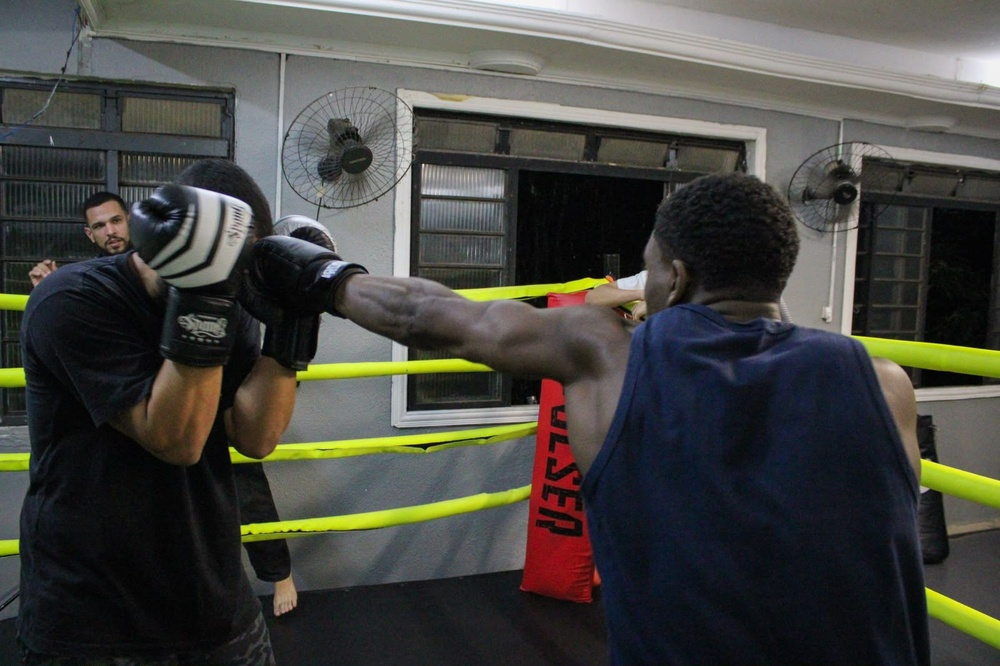
#> input picture assets/boxe1-YHIupotz.jpeg, 1000 x 666 px, shrunk from 1600 x 1066 before the run, given in place of logo.jpg, which was not available
$ python extract_punho.py
#> lines starting #> are read from the running program, lines starting #| are printed output that depends on the picture; pictures that were not available may be replaced by others from this repository, and a replacement may not be noted
import os
import math
from PIL import Image

def extract_green_fist():
    img_path = "public/logo.jpg"
    out_path = "public/punho.png"

    img = Image.open(img_path).convert("RGBA")
    width, height = img.size
#> width = 1000; height = 666
    cx, cy = width / 2, height / 2
#> cx = 500; cy = 333

    data = img.getdata()
    new_data = []

    for y in range(height):
        for x in range(width):
            r, g, b, a = img.getpixel((x, y))
            dist = math.hypot(x - cx, y - cy)

            # Abaixando drasticamente o raio para 240! O pico de pixels no raio 250/260
            # era literalmente o anel que ele mencionou.
            if g > 70 and g > r + 30 and g > b + 30 and dist < 240:
                new_data.append((r, g, b, 255))
            else:
                new_data.append((r, g, b, 0))
#> after the loop, new_data = 666000 items

    img.putdata(new_data)
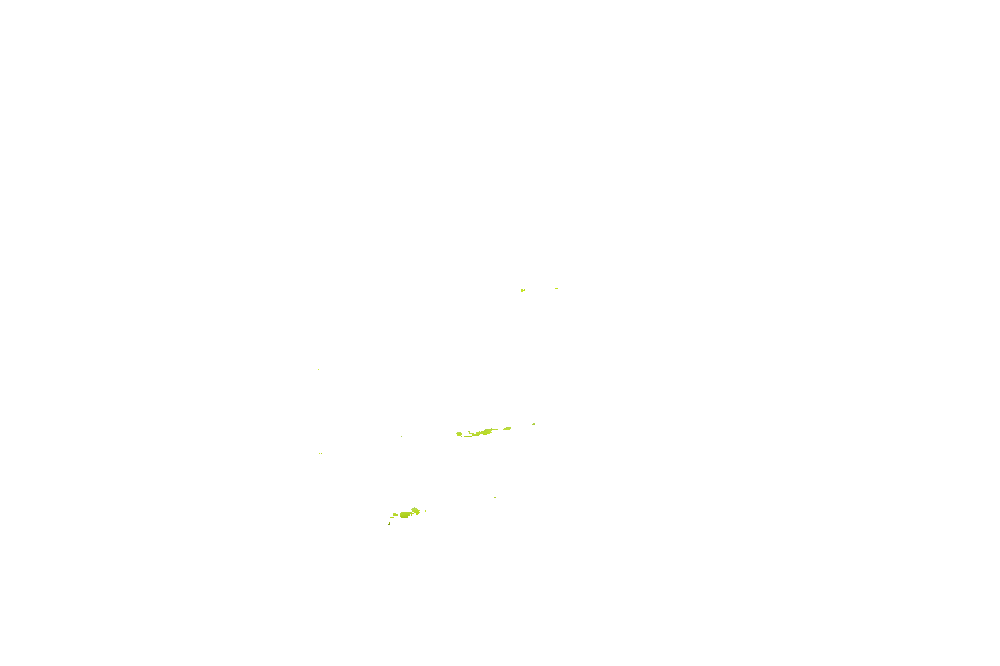
#> img: PIL image 1000x666 RGBA; mean R, G, B, A 69.7, 69.7, 64.8, 0.1; transparent parts drawn white

    bbox = img.getbbox()
#> bbox = (318, 288, 558, 525)
    if bbox:
        img = img.crop(bbox)
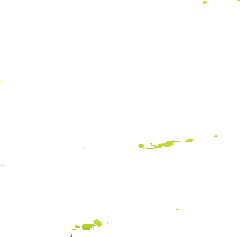
#> img: PIL image 240x237 RGBA; mean R, G, B, A 108, 106.4, 80, 1.3; transparent parts drawn white

    img.save(out_path, "PNG")
    print("Segundo anel removido com sucesso (raio restrito a 240)!")

if __name__ == "__main__":
    extract_green_fist()

$ run again, on assets/boxe2-DNOB1HDX.jpeg
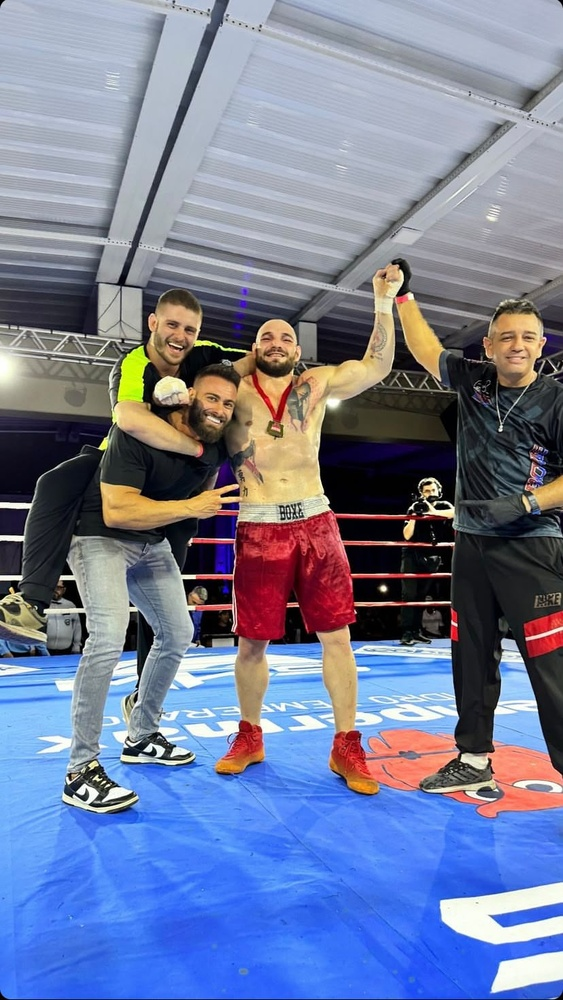
#> input picture assets/boxe2-DNOB1HDX.jpeg, 563 x 1000 px, shrunk from 828 x 1471 before the run, given in place of logo.jpg, which was not available
#> after the loop in extract_green_fist, `for y in range(height):`: new_data = 563000 items
#> bbox = (119, 344, 218, 401)
#> in extract_green_fist, `img = img.crop(bbox)`:
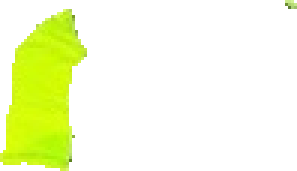
#> img: PIL image 99x57 RGBA (shown 3 times larger); mean R, G, B, A 127.1, 122.9, 57.7, 46.1; transparent parts drawn white
